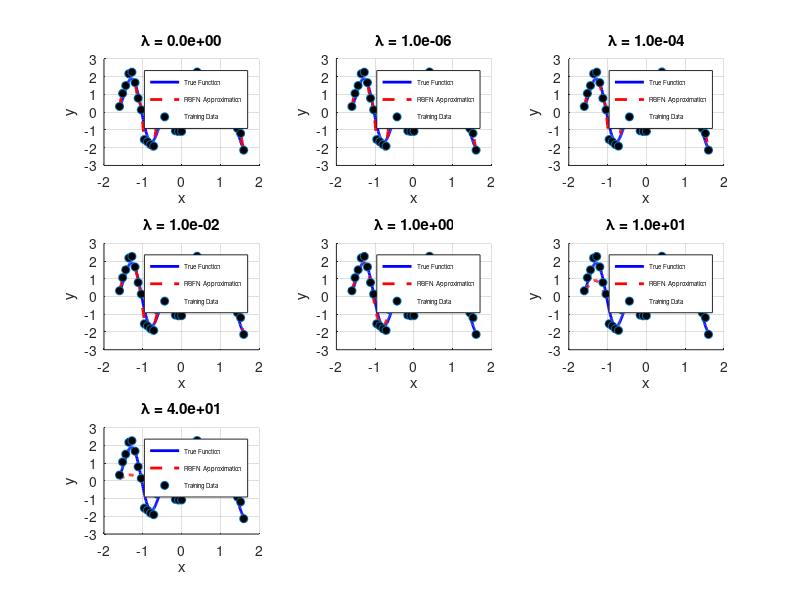

The MATLAB source for this figure: (Note: this script raises an error after producing the figure.)
clc; clear; close all;

%% Generate training and test data
x_train = -1.6:0.08:1.6; % Training set with a uniform step length 0.08
y_train = 1.2*sin(pi*x_train) - cos(2.4*pi*x_train) + 0.3*randn(size(x_train)); % Add random noise
x_test = -1.6:0.01:1.6; % Test set with a uniform step length 0.01
y_test = 1.2*sin(pi*x_test) - cos(2.4*pi*x_test); % Ground truth without noise

%% Construct RBF Kernel Matrix for Training Data
N = length(x_train); % Number of training points
sigma = 0.1; % Standard deviation for Gaussian RBF
Phi_train = zeros(N, N); % Initialize Gaussian Kernel

for i = 1:N
    for j = 1:N
        Phi_train(i, j) = exp(-((x_train(i) - x_train(j))^2) / (2 * sigma^2)); % Gaussian Kernel
    end
end

%% Calculate the weights under different regularization parameters λ
lambda_values = [0, 1e-6, 1e-4, 1e-2, 1, 10, 40]; % Different λ 
w_results = cell(length(lambda_values), 1);
y_pred_results = cell(length(lambda_values), 1);

for k = 1:length(lambda_values)
    lambda = lambda_values(k);
    w = (Phi_train' * Phi_train + lambda * eye(N)) \ (Phi_train' * y_train');
    w_results{k} = w;  % Store weights for different λ
    M = length(x_test);
    Phi_test = zeros(M, N);
    for i = 1:M
        for j = 1:N
            Phi_test(i, j) = exp(-((x_test(i) - x_train(j))^2) / (2 * sigma^2)); % Compute RBF Output on Test Set
        end
    end
    
    y_pred_results{k} = Phi_test * w; % Compute predicted values
end

%% Draw multiple subplots, each corresponding to a different λ
figure;
num_lambda = length(lambda_values);
num_cols = 3;
num_rows = ceil(num_lambda / num_cols);

for k = 1:num_lambda
    subplot(num_rows, num_cols, k);
    hold on;
    plot(x_test, y_test, 'b-', 'LineWidth', 2);
    plot(x_test, y_pred_results{k}, 'r--', 'LineWidth', 2);
    scatter(x_train, y_train, 'ko', 'MarkerFaceColor', 'k');
    legend('True Function', 'RBFN Approximation', 'Training Data', 'FontSize', 4.5);
    xlabel('x');
    ylabel('y');
    title(sprintf('\\lambda = %.1e', lambda_values(k)));
    grid on;
    hold off;
end

sgtitle('Function Approximation using RBFN with Regularization (Exact Interpolation)');
